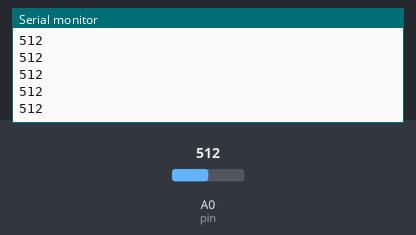
Bench run of a sketch on a simulated Arduino Uno, built with avr-gcc and run on an emulated ATmega328P. Shown: the last lines printed to the serial monitor. The test bench sets the inputs (shaded band); at power-on: A0 (pin) = 512.

Above: at 1.2 s.
1.3 s: A0 (pin) set to 716
At 2.4 s:
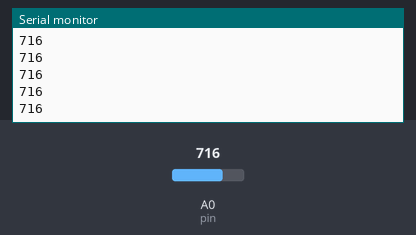
2.8 s: A0 (pin) set to 900
At 3.9 s:
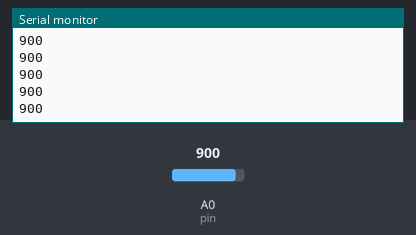
Timing chart, 0 to 5.8 s (numbered marks = the images above; inputs shaded):
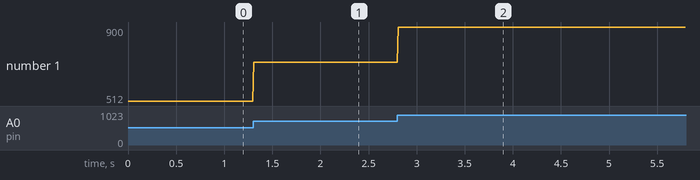

Measured:
- after the input at 1.3 s, the serial monitor: prints a new line at once (image 1)
- after the input at 2.8 s, the serial monitor: prints a new line at once (image 2)
- plotted number 1: 512 → 716 after the input at 1.3 s, 716 → 900 after the input at 2.8 s

The sketch:

ecg.ino
```cpp
int pin = A0;

void setup() {
  // put your setup code here, to run once:
  pinMode(pin, INPUT);
  Serial.begin(9600);
}

void loop() {
  // put your main code here, to run repeatedly:
  Serial.println(analogRead(pin));
  delay(10);
}
```
